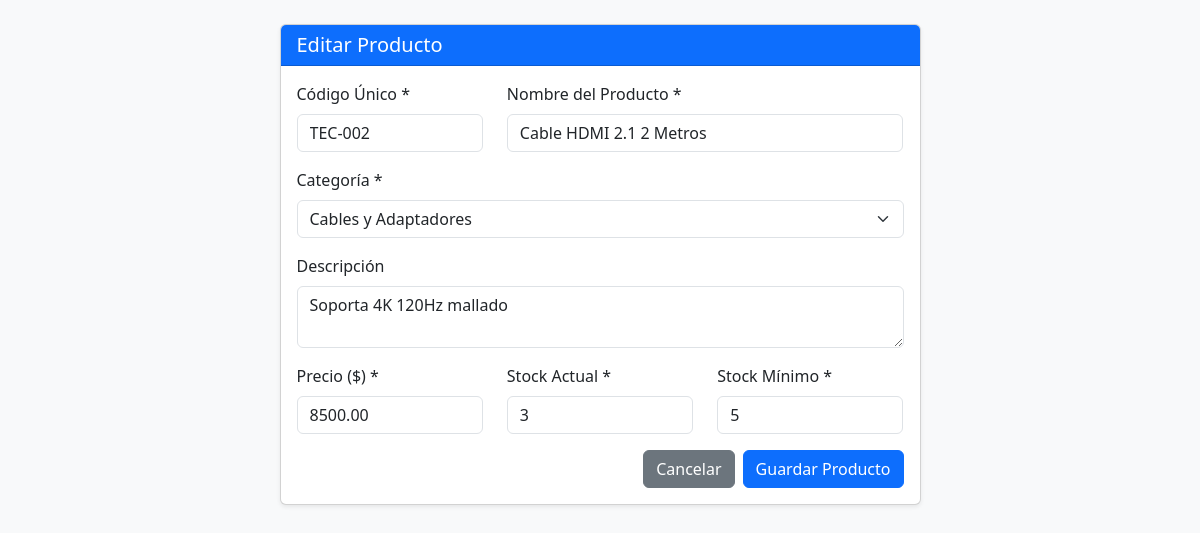
Page /producto_form.php?id=2 (signed in) on the committed database.
### tables this page shows
CREATE TABLE producto (
    id_producto INT AUTO_INCREMENT PRIMARY KEY,
    codigo VARCHAR(50) NOT NULL UNIQUE,
    nombre VARCHAR(120) NOT NULL,
    descripcion TEXT,
    precio DECIMAL(10, 2) NOT NULL CHECK (precio >= 0),
    stock_actual INT NOT NULL DEFAULT 0 CHECK (stock_actual >= 0),
    stock_minimo INT NOT NULL DEFAULT 5 CHECK (stock_minimo >= 0),
    estado TINYINT(1) NOT NULL DEFAULT 1,
    id_categoria INT NOT NULL,
    CONSTRAINT fk_producto_categoria FOREIGN KEY (id_categoria) REFERENCES categoria(id_categoria)
);

CREATE TABLE categoria (
    id_categoria INT AUTO_INCREMENT PRIMARY KEY,
    nombre VARCHAR(80) NOT NULL UNIQUE,
    descripcion VARCHAR(255),
    estado TINYINT(1) NOT NULL DEFAULT 1
);

### producto_form.php (the view, shortened to what this page needs)
<?php
require 'config/db.php';
$id = $_GET['id'] ?? null;
$producto = [
    'codigo' => '', 'nombre' => '', 'descripcion' => '',
    'precio' => '', 'stock_actual' => 0, 'stock_minimo' => 5, 'id_categoria' => ''
];
$categorias = $pdo->query("SELECT id_categoria, nombre FROM categoria WHERE estado = 1")->fetchAll();
if ($id) {
    $stmt = $pdo->prepare("SELECT * FROM producto WHERE id_producto = ?");
    $stmt->execute([$id]);
    $producto = $stmt->fetch();
}
?>
<!DOCTYPE html>
<html lang="es">
<head>
    <link href="https://cdn.jsdelivr.net/npm/bootstrap@5.3.2/dist/css/bootstrap.min.css" rel="stylesheet">
</head>
<body class="bg-light">
<div class="container mt-4">
    <div class="row justify-content-center">
        <div class="col-md-7">
            <div class="card shadow-sm">
                <div class="card-header bg-primary text-white">
                    <h5 class="mb-0"><?= $id ? 'Editar Producto' : 'Registrar Nuevo Producto' ?></h5>
                </div>
                <div class="card-body">
                    <form method="POST" id="formProducto" novalidate>
                        <div class="row mb-3">
                            <div class="col-md-4">
                                <label class="form-label">Código Único *</label>
                                <input type="text" name="codigo" class="form-control" value="<?= htmlspecialchars($producto['codigo']) ?>" required>
                            </div>
                            <div class="col-md-8">
                                <label class="form-label">Nombre del Producto *</label>
                                <input type="text" name="nombre" class="form-control" value="<?= htmlspecialchars($producto['nombre']) ?>" required>
                            </div>
                        </div>
                        <div class="mb-3">
                            <label class="form-label">Categoría *</label>
                            <select name="id_categoria" class="form-select" required>
                                <?php foreach ($categorias as $c): ?>
                                    <option value="<?= $c['id_categoria'] ?>" <?= $producto['id_categoria'] == $c['id_categoria'] ? 'selected' : '' ?>>
                                        <?= htmlspecialchars($c['nombre']) ?>
                                    </option>
                                <?php endforeach; ?>
                            </select>
                        </div>
                        <div class="mb-3">
                            <label class="form-label">Descripción</label>
                            <textarea name="descripcion" class="form-control" rows="2"><?= htmlspecialchars($producto['descripcion']) ?></textarea>
                        </div>
                        <div class="row mb-3">
                            <div class="col-md-4">
                                <label class="form-label">Precio ($) *</label>
                                <input type="number" step="0.01" min="0" name="precio" id="precio" class="form-control" value="<?= htmlspecialchars($producto['precio']) ?>" required>
                            </div>
                            <div class="col-md-4">
                                <label class="form-label">Stock Actual *</label>
                                <input type="number" min="0" name="stock_actual" id="stock_actual" class="form-control" value="<?= htmlspecialchars($producto['stock_actual']) ?>" required>
                            </div>
                            <div class="col-md-4">
                                <label class="form-label">Stock Mínimo *</label>
                                <input type="number" min="0" name="stock_minimo" id="stock_minimo" class="form-control" value="<?= htmlspecialchars($producto['stock_minimo']) ?>" required>
                            </div>
                        </div>
                        <div class="d-flex justify-content-end gap-2">
                            <a href="index.php" class="btn btn-secondary">Cancelar</a>
                            <button type="submit" class="btn btn-primary">Guardar Producto</button>
                        </div>
                    </form>
                </div>
            </div>
        </div>
    </div>
</div>
</body>
</html>

### rows in the picture
producto: codigo "TEC-002", nombre "Cable HDMI 2.1 2 Metros", id_categoria "Cables y Adaptadores", descripcion "Soporta 4K 120Hz mallado", precio "8500.00", stock_actual "3", stock_minimo "5"
